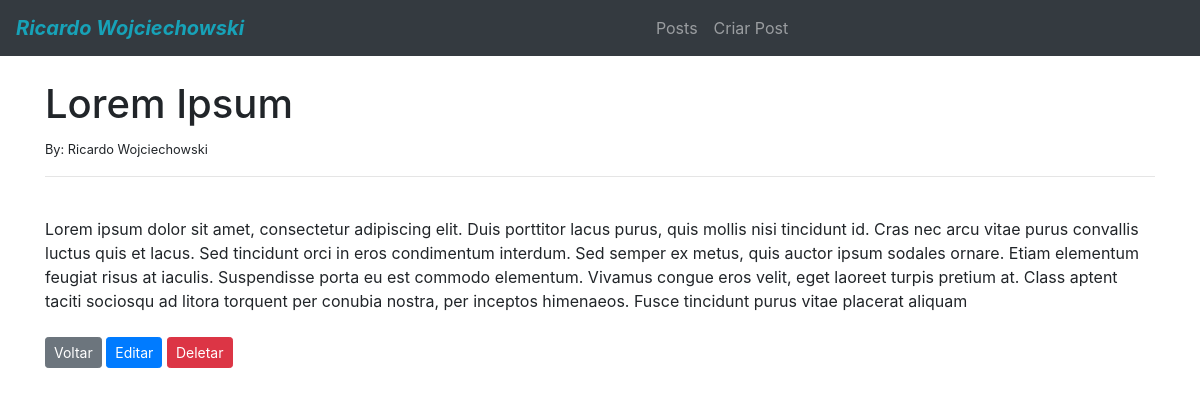
The page /artigo/2 on the database its author committed.
### blog/models.py (models this page shows, shortened)
class Post(models.Model):
    title = models.CharField(max_length=255)
    author = models.ForeignKey(User, on_delete=models.CASCADE)
    body = models.TextField()

### blog/views.py (the view)
# urls.py: path('artigo/<int:pk>', ArticleDetailView.as_view(), name="article-detail"),
class ArticleDetailView(DetailView):
    model = Post
    template_name = 'article_details.html'

### templates/article_details.html (shortened to what this page needs)
{% extends 'base.html' %}
{% block content %}
<h1>{{ post.title }}</h1>
<small>
    By: {{ post.author.first_name }} {{ post.author.last_name }}
</small>
<hr>
<br>
{{ post.body | safe }}
<br><br>
<a href="{% url 'home' %}" class="btn btn-secondary btn-sm">Voltar</a>
<a href="{% url 'update-post' post.pk %}" type="button" class="btn btn-primary btn-sm">Editar</a>
<a href="{% url 'delete-post' post.pk %}" type="button" class="btn btn-danger btn-sm">Deletar</a>
{% endblock %}

### rows shown on the page
Post: title "Lorem Ipsum", author.first_name "Ricardo", author.last_name "Wojciechowski", body "Lorem ipsum dolor sit amet, consectetur adipiscing elit. Duis porttitor lacus purus, quis mollis nisi tincidunt id. Cras nec arcu vitae purus convallis luctus quis et lacus. Sed tincidunt orci in eros condimentum interdum. Sed semper ex metus, quis auctor ipsum sodales ornare. Etiam elementum feugiat risus at iaculis. Suspendisse porta eu est commodo elementum. Vivamus congue eros velit, eget laoreet turpis pretium at. Class aptent taciti sociosqu ad litora torquent per conubia nostra, per inceptos himenaeos. Fusce tincidunt purus vitae placerat aliquam"
